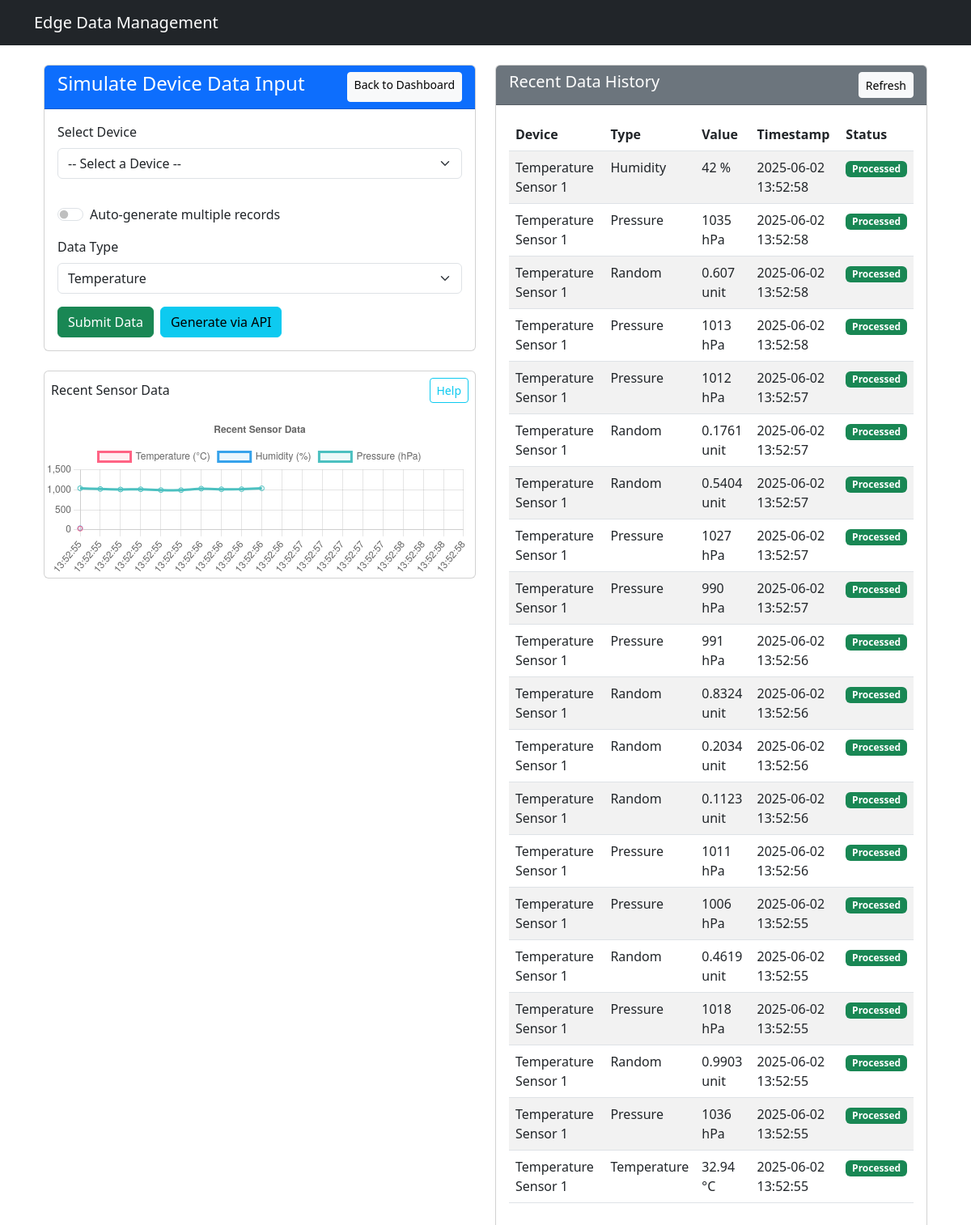
The page /simulate/ on the database as committed earlier.
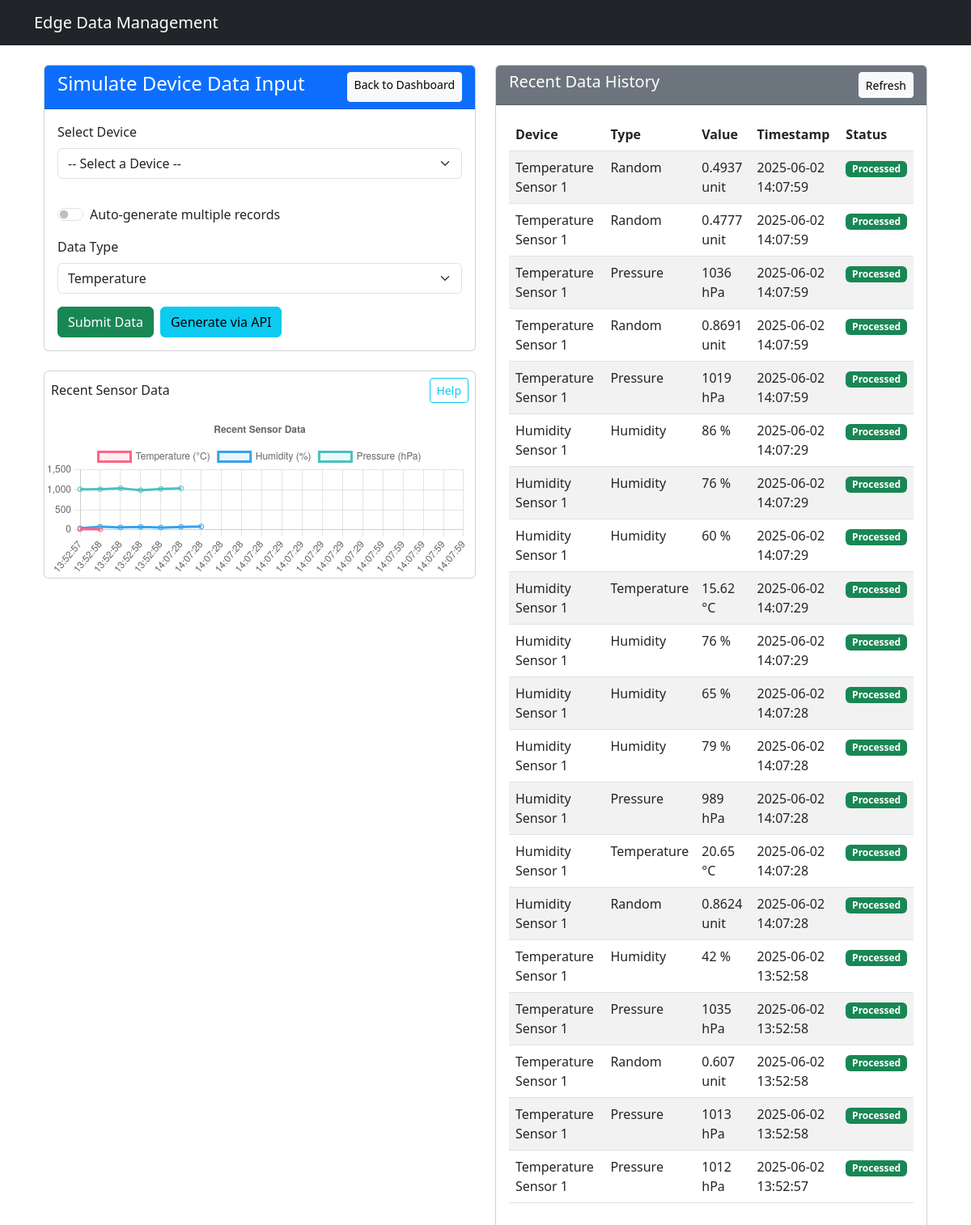
The same page on the database as committed later.
### data_management/models.py (models this page shows)
class RawData(models.Model):
    device = models.ForeignKey(Device, on_delete=models.CASCADE)
    timestamp = models.DateTimeField(auto_now_add=True)
    data = models.JSONField()  # Store sensor readings
    is_processed = models.BooleanField(default=False)

class Device(models.Model):
    name = models.CharField(max_length=100)
    device_type = models.CharField(max_length=50)
    location = models.CharField(max_length=100)
    last_active = models.DateTimeField(auto_now=True)

### data_management/views.py (the view, shortened to what this page needs)
# urls.py: path('simulate/', SimulateDeviceView.as_view(), name='simulate_device'),
class SimulateDeviceView(View):
    def get(self, request):
        devices = Device.objects.all()
        recent_data = RawData.objects.select_related('device').order_by('-timestamp')[:20]  # Last 20 records
        return render(request, 'data_management/device_input.html', {
            'devices': devices,
            'recent_data': recent_data,
            'auto_generate': request.GET.get('auto') == 'true'
        })

### data_management/templates/data_management/device_input.html (shortened to what the changed rows need)
{% extends "../base.html" %}
{% block content %}
<div class="container-fluid">
    <div class="row">
        <div class="col-lg-6 col-md-12 mb-4">
        <div class="mb-4  mt-4 card">
            <div class="d-flex justify-content-between align-items-center mb-2 p-2">
                <h6 class="mb-0">Recent Sensor Data</h6>
                <button type="button" class="btn btn-sm btn-outline-info" data-bs-toggle="popover"
                        title="Graph Explanation" data-bs-content="This graph shows the latest sensor readings over time. Each line represents a different sensor type (temperature, humidity, pressure). The x-axis shows timestamps and the y-axis shows the measured values. Hover over points to see exact values.">
                </button>
            </div>
            <canvas id="dataChart" height="200"></canvas>
        </div>
        </div>
        <div class="col-lg-6 col-md-12 mb-4">
            <div class="card h-100">
                <div class="card-body">
                    {% if recent_data %}
                    <div class="table-responsive">
                        <table class="table table-striped table-hover">
                            <thead>
                                <tr>
                                    <th>Device</th>
                                    <th>Type</th>
                                    <th>Value</th>
                                    <th>Timestamp</th>
                                    <th>Status</th>
                                </tr>
                            </thead>
                            <tbody>
                                {% for data in recent_data %}
                                <tr>
                                    <td>{{ data.device.name }}</td>
                                    <td>{{ data.data.type|title }}</td>
                                    <td>{{ data.data.value }} {{ data.data.unit }}</td>
                                    <td>{{ data.timestamp|date:"Y-m-d H:i:s" }}</td>
                                    <td>
                                        {% if data.is_processed %}
                                            <span class="badge bg-success">Processed</span>
                                        {% else %}
                                            <span class="badge bg-warning">Pending</span>
                                        {% endif %}
                                    </td>
                                </tr>
                                {% endfor %}
                            </tbody>
                        </table>
                    </div>
                    {% else %}
                    <p class="text-muted">No data history available yet.</p>
                    {% endif %}
                </div>
            </div>
        </div>
    </div>
</div>
{% endblock %}

Rows that differ between the two databases and show on the page:
no longer on this page (row unchanged): RawData: device.name "Temperature Sensor 1", data.type "Random", data.value "0.1761", data.unit "unit", timestamp "2025-06-02 13:52:57", is_processed "Processed"
no longer on this page (row unchanged): RawData: device.name "Temperature Sensor 1", data.type "Random", data.value "0.5404", data.unit "unit", timestamp "2025-06-02 13:52:57", is_processed "Processed"
no longer on this page (row unchanged): RawData: device.name "Temperature Sensor 1", data.type "Pressure", data.value "1027", data.unit "hPa", timestamp "2025-06-02 13:52:57", is_processed "Processed"
no longer on this page (row unchanged): RawData: device.name "Temperature Sensor 1", data.type "Pressure", data.value "990", data.unit "hPa", timestamp "2025-06-02 13:52:57", is_processed "Processed"
no longer on this page (row unchanged): RawData: device.name "Temperature Sensor 1", data.type "Pressure", data.value "991", data.unit "hPa", timestamp "2025-06-02 13:52:56", is_processed "Processed"
no longer on this page (row unchanged): RawData: device.name "Temperature Sensor 1", data.type "Random", data.value "0.8324", data.unit "unit", timestamp "2025-06-02 13:52:56", is_processed "Processed"
no longer on this page (row unchanged): RawData: device.name "Temperature Sensor 1", data.type "Random", data.value "0.2034", data.unit "unit", timestamp "2025-06-02 13:52:56", is_processed "Processed"
no longer on this page (row unchanged): RawData: device.name "Temperature Sensor 1", data.type "Random", data.value "0.1123", data.unit "unit", timestamp "2025-06-02 13:52:56", is_processed "Processed"
no longer on this page (row unchanged): RawData: device.name "Temperature Sensor 1", data.type "Pressure", data.value "1011", data.unit "hPa", timestamp "2025-06-02 13:52:56", is_processed "Processed"
no longer on this page (row unchanged): RawData: device.name "Temperature Sensor 1", data.type "Pressure", data.value "1006", data.unit "hPa", timestamp "2025-06-02 13:52:55", is_processed "Processed"
no longer on this page (row unchanged): RawData: device.name "Temperature Sensor 1", data.type "Random", data.value "0.4619", data.unit "unit", timestamp "2025-06-02 13:52:55", is_processed "Processed"
no longer on this page (row unchanged): RawData: device.name "Temperature Sensor 1", data.type "Pressure", data.value "1018", data.unit "hPa", timestamp "2025-06-02 13:52:55", is_processed "Processed"
no longer on this page (row unchanged): RawData: device.name "Temperature Sensor 1", data.type "Random", data.value "0.9903", data.unit "unit", timestamp "2025-06-02 13:52:55", is_processed "Processed"
no longer on this page (row unchanged): RawData: device.name "Temperature Sensor 1", data.type "Pressure", data.value "1036", data.unit "hPa", timestamp "2025-06-02 13:52:55", is_processed "Processed"
no longer on this page (row unchanged): RawData: device.name "Temperature Sensor 1", data.type "Temperature", data.value "32.94", data.unit "°C", timestamp "2025-06-02 13:52:55", is_processed "Processed"
added RawData: device.name "Temperature Sensor 1", data.type "Random", data.value "0.4937", data.unit "unit", timestamp "2025-06-02 14:07:59", is_processed "Processed"
added RawData: device.name "Temperature Sensor 1", data.type "Random", data.value "0.4777", data.unit "unit", timestamp "2025-06-02 14:07:59", is_processed "Processed"
added RawData: device.name "Temperature Sensor 1", data.type "Pressure", data.value "1036", data.unit "hPa", timestamp "2025-06-02 14:07:59", is_processed "Processed"
added RawData: device.name "Temperature Sensor 1", data.type "Random", data.value "0.8691", data.unit "unit", timestamp "2025-06-02 14:07:59", is_processed "Processed"
added RawData: device.name "Temperature Sensor 1", data.type "Pressure", data.value "1019", data.unit "hPa", timestamp "2025-06-02 14:07:59", is_processed "Processed"
added RawData: device.name "Humidity Sensor 1", data.type "Humidity", data.value "86", data.unit "%", timestamp "2025-06-02 14:07:29", is_processed "Processed"
added RawData: device.name "Humidity Sensor 1", data.type "Humidity", data.value "76", data.unit "%", timestamp "2025-06-02 14:07:29", is_processed "Processed"
added RawData: device.name "Humidity Sensor 1", data.type "Humidity", data.value "60", data.unit "%", timestamp "2025-06-02 14:07:29", is_processed "Processed"
added RawData: device.name "Humidity Sensor 1", data.type "Temperature", data.value "15.62", data.unit "°C", timestamp "2025-06-02 14:07:29", is_processed "Processed"
added RawData: device.name "Humidity Sensor 1", data.type "Humidity", data.value "76", data.unit "%", timestamp "2025-06-02 14:07:29", is_processed "Processed"
added RawData: device.name "Humidity Sensor 1", data.type "Humidity", data.value "65", data.unit "%", timestamp "2025-06-02 14:07:28", is_processed "Processed"
added RawData: device.name "Humidity Sensor 1", data.type "Humidity", data.value "79", data.unit "%", timestamp "2025-06-02 14:07:28", is_processed "Processed"
added RawData: device.name "Humidity Sensor 1", data.type "Pressure", data.value "989", data.unit "hPa", timestamp "2025-06-02 14:07:28", is_processed "Processed"
added RawData: device.name "Humidity Sensor 1", data.type "Temperature", data.value "20.65", data.unit "°C", timestamp "2025-06-02 14:07:28", is_processed "Processed"
added RawData: device.name "Humidity Sensor 1", data.type "Random", data.value "0.8624", data.unit "unit", timestamp "2025-06-02 14:07:28", is_processed "Processed"
Other text that changed with them:
chart data {{ data.data.type }}: humidity, pressure, random, pressure, pressure, random, random, pressure, pressure, pressure, random, random, random, pressure, pressure, random, pressure, random, pressure, temperature → random, random, pressure, random, pressure, humidity, humidity, humidity, temperature, humidity, humidity, humidity, pressure, temperature, random, humidity, pressure, random, pressure, pressure
chart data {{ data.data.value }}: 42, 1035, 0.607, 1013, 1012, 0.1761, 0.5404, 1027, 990, 991, 0.8324, 0.2034, 0.1123, 1011, 1006, 0.4619, 1018, 0.9903, 1036, 32.94 → 0.4937, 0.4777, 1036, 0.8691, 1019, 86, 76, 60, 15.62, 76, 65, 79, 989, 20.65, 0.8624, 42, 1035, 0.607, 1013, 1012
chart data {{ data.timestamp|date:"H:i:s" }}: 13:52:58, 13:52:58, 13:52:58, 13:52:58, 13:52:57, 13:52:57, 13:52:57, 13:52:57, 13:52:57, 13:52:56, 13:52:56, 13:52:56, 13:52:56, 13:52:56, 13:52:55, 13:52:55, 13:52:55, 13:52:55, 13:52:55, 13:52:55 → 14:07:59, 14:07:59, 14:07:59, 14:07:59, 14:07:59, 14:07:29, 14:07:29, 14:07:29, 14:07:29, 14:07:29, 14:07:28, 14:07:28, 14:07:28, 14:07:28, 14:07:28, 13:52:58, 13:52:58, 13:52:58, 13:52:58, 13:52:57
chart data {{ data.data.unit }}: %, hPa, unit, hPa, hPa, unit, unit, hPa, hPa, hPa, unit, unit, unit, hPa, hPa, unit, hPa, unit, hPa, °C → unit, unit, hPa, unit, hPa, %, %, %, °C, %, %, %, hPa, °C, unit, %, hPa, unit, hPa, hPa
